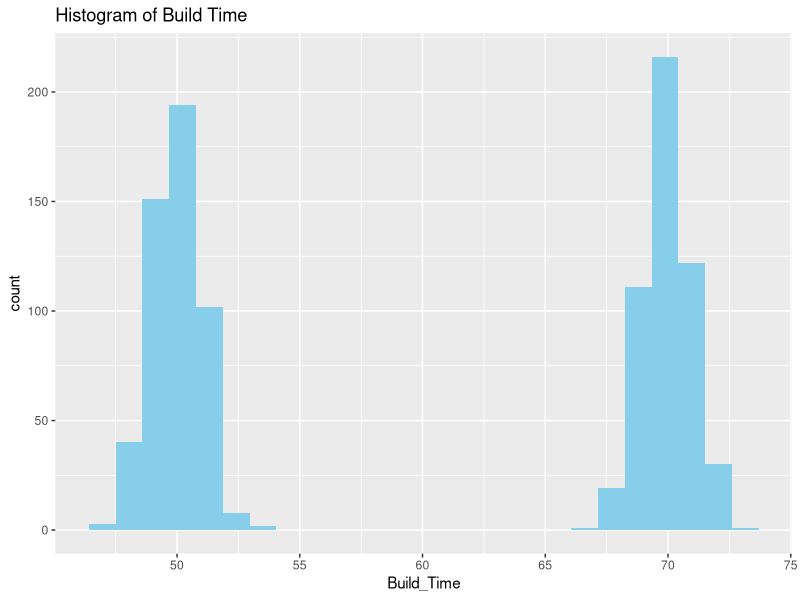
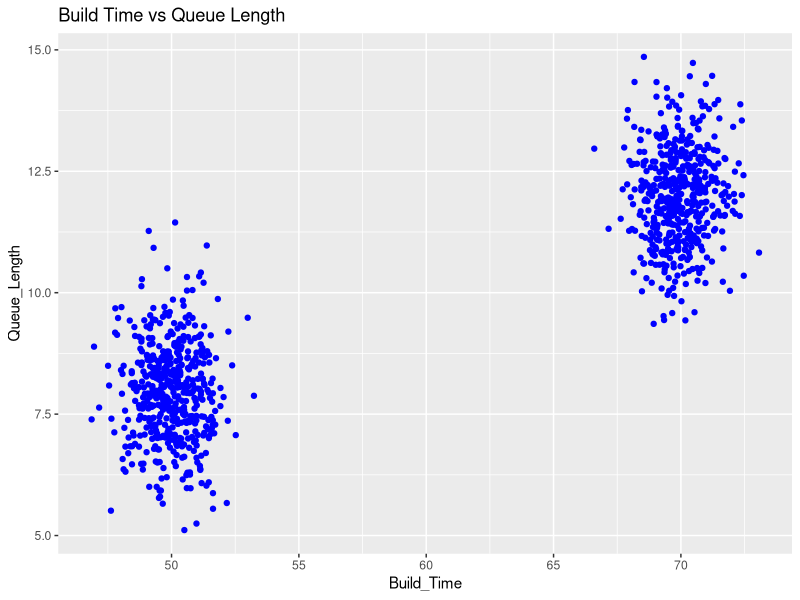
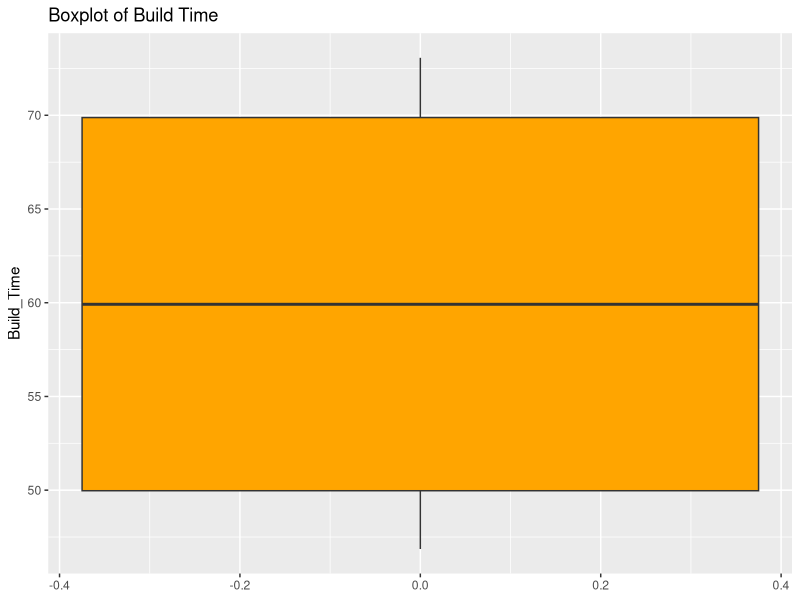
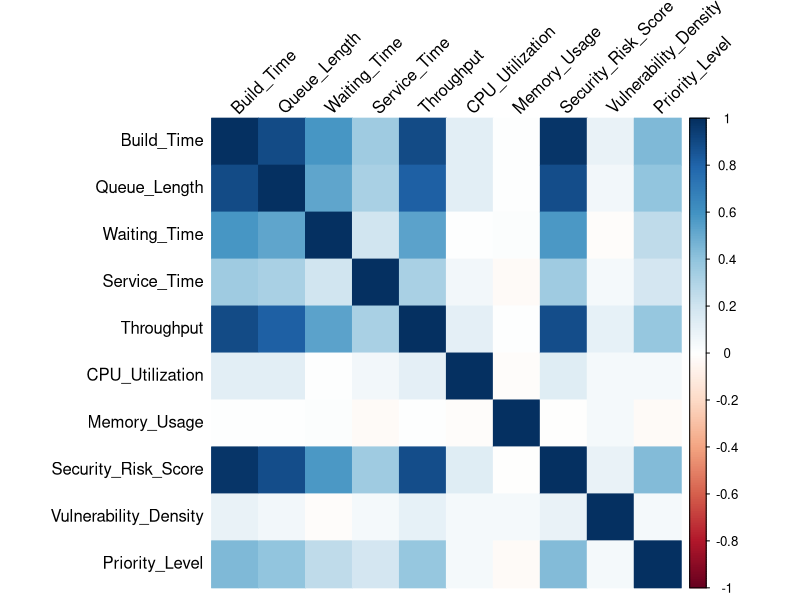

The R source for these figures, in order:
# 🔥 Install packages (run only once)
install.packages(c("MASS", "ggplot2", "dplyr", "corrplot"))

# 🔥 Load libraries
library(MASS)
library(ggplot2)
library(dplyr)
library(corrplot)

set.seed(123)

# 🔹 Number of records
n <- 1000

# 🔹 Generate synthetic dataset (GMM-like clusters)
data1 <- mvrnorm(n = n/2,
                 mu = c(50, 8, 3.5, 2.8, 10.8, 0.7, 0.6, 75, 0.4, 1),
                 Sigma = diag(10))

data2 <- mvrnorm(n = n/2,
                 mu = c(70, 12, 5.0, 3.5, 15.2, 0.9, 0.8, 85, 0.6, 2),
                 Sigma = diag(10))

# 🔹 Combine clusters
dataset <- as.data.frame(rbind(data1, data2))

# 🔹 Column names (10 parameters)
colnames(dataset) <- c(
  "Build_Time",
  "Queue_Length",
  "Waiting_Time",
  "Service_Time",
  "Throughput",
  "CPU_Utilization",
  "Memory_Usage",
  "Security_Risk_Score",
  "Vulnerability_Density",
  "Priority_Level"
)

# 🔹 Convert values to positive
dataset <- abs(dataset)

# 🔹 Save dataset
write.csv(dataset, "devsecops_dataset.csv", row.names = FALSE)

# 🔹 Preview
head(dataset)

# =========================================================
# 📊 DATA SUMMARY
# =========================================================
cat("\n===== DATA SUMMARY =====\n")
print(summary(dataset))

# =========================================================
# 🚨 OUTLIER DETECTION (IQR METHOD)
# =========================================================
detect_outliers <- function(x) {
  Q1 <- quantile(x, 0.25)
  Q3 <- quantile(x, 0.75)
  IQR <- Q3 - Q1
  which(x < (Q1 - 1.5 * IQR) | x > (Q3 + 1.5 * IQR))
}

outlier_counts <- sapply(dataset, function(col) length(detect_outliers(col)))

cat("\n===== OUTLIER COUNT PER VARIABLE =====\n")
print(outlier_counts)

# =========================================================
# 📈 VISUALIZATION + SAVE GRAPHS
# =========================================================

# 🔹 Histogram
p1 <- ggplot(dataset, aes(Build_Time)) +
  geom_histogram(fill = "skyblue", bins = 25) +
  ggtitle("Histogram of Build Time")

ggsave("histogram_build_time.png", plot = p1, width = 6, height = 4)

# 🔹 Scatter Plot
p2 <- ggplot(dataset, aes(Build_Time, Queue_Length)) +
  geom_point(color = "blue") +
  ggtitle("Build Time vs Queue Length")

ggsave("scatter_build_vs_queue.png", plot = p2, width = 6, height = 4)

# 🔹 Boxplot
p3 <- ggplot(dataset, aes(y = Build_Time)) +
  geom_boxplot(fill = "orange") +
  ggtitle("Boxplot of Build Time")

ggsave("boxplot_build_time.png", plot = p3, width = 6, height = 4)

# =========================================================
# 📊 CORRELATION MATRIX
# =========================================================
cor_matrix <- cor(dataset)

png("correlation_matrix.png", width = 700, height = 700)
corrplot(cor_matrix, method = "color", tl.col = "black", tl.srt = 45)
dev.off()

cat("\n✅ All graphs saved successfully!\n")
# 🔹 Data Summary
summary_result <- summary(dataset)
print(summary_result)
